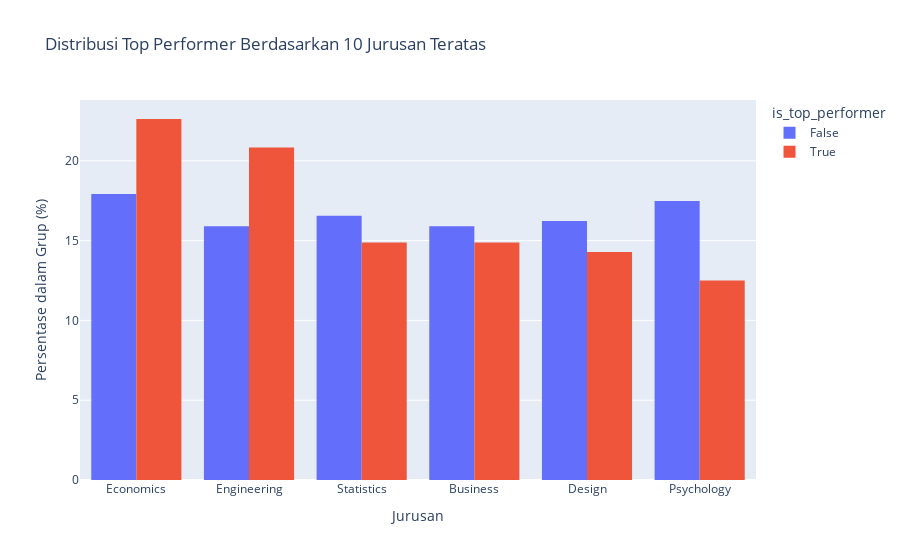

Here is the notebook cell this chart was saved with:
### Markdown cell above
## Distribusi Top Performer Berdasarkan 10 Jurusan Teratas

### Code cell
# Ganti nama kolom 'name' di tabel jurusan agar unik
dim_majors_renamed = dfs['dim_majors'].rename(columns={'name': 'major_name'})
df_major = pd.merge(df_main, dim_majors_renamed, on='major_id', how='left')

# Ambil 10 jurusan paling umum
top_10_majors = df_major['major_name'].value_counts().head(10).index 
df_major_filtered = df_major[df_major['major_name'].isin(top_10_majors)] 

# Bar chart
fig_major = px.histogram(df_major_filtered,
                         x='major_name', 
                         color='is_top_performer',
                         barmode='group',
                         histnorm='percent',
                         title='Distribusi Top Performer Berdasarkan 10 Jurusan Teratas')
fig_major.update_layout(yaxis_title="Persentase dalam Grup (%)", xaxis_title="Jurusan")
fig_major.update_xaxes(categoryorder="total descending")
fig_major.show()

### Figure 1 — Plotly figure (JSON) as saved in the notebook; plotly's stock layout.template omitted (floating-point values rounded to 4 significant figures; data arrays with more than 128 entries replaced by an {"elided": "..."} marker saying what was removed)
{"data": [{"alignmentgroup": "True", "bingroup": "x", "histnorm": "percent", "hovertemplate": "is_top_performer=False<br>major_name=%{x}<br>percent=%{y}<extra></extra>", "legendgroup": "False", "marker": {"color": "#636efa", "pattern": {"shape": ""}}, "name": "False", "offsetgroup": "False", "orientation": "v", "showlegend": true, "type": "histogram", "x": {"elided": "1842 str values"}, "xaxis": "x", "yaxis": "y"}, {"alignmentgroup": "True", "bingroup": "x", "histnorm": "percent", "hovertemplate": "is_top_performer=True<br>major_name=%{x}<br>percent=%{y}<extra></extra>", "legendgroup": "True", "marker": {"color": "#EF553B", "pattern": {"shape": ""}}, "name": "True", "offsetgroup": "True", "orientation": "v", "showlegend": true, "type": "histogram", "x": {"elided": "168 str values"}, "xaxis": "x", "yaxis": "y"}], "layout": {"barmode": "group", "legend": {"title": {"text": "is_top_performer"}, "tracegroupgap": 0}, "title": {"text": "Distribusi Top Performer Berdasarkan 10 Jurusan Teratas"}, "xaxis": {"anchor": "y", "categoryorder": "total descending", "domain": [0, 1], "title": {"text": "Jurusan"}}, "yaxis": {"anchor": "x", "domain": [0, 1], "title": {"text": "Persentase dalam Grup (%)"}}}}
